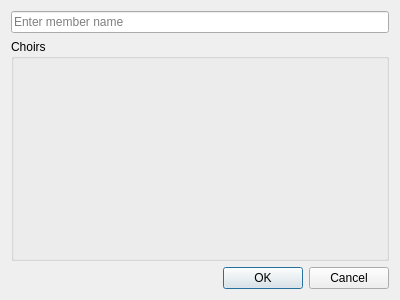
<?xml version="1.0" encoding="UTF-8"?>
<ui version="4.0">
 <class>MemberModify</class>
 <widget class="QDialog" name="MemberModify">
  <property name="geometry">
   <rect>
    <x>0</x>
    <y>0</y>
    <width>400</width>
    <height>300</height>
   </rect>
  </property>
  <property name="windowTitle">
   <string>Dialog</string>
  </property>
  <layout class="QVBoxLayout" name="verticalLayout">
   <item>
    <widget class="QLineEdit" name="memberName">
     <property name="placeholderText">
      <string>Enter member name</string>
     </property>
    </widget>
   </item>
   <item>
    <widget class="QGroupBox" name="choirList">
     <property name="title">
      <string>Choirs</string>
     </property>
    </widget>
   </item>
   <item>
    <widget class="QDialogButtonBox" name="buttonBox">
     <property name="orientation">
      <enum>Qt::Horizontal</enum>
     </property>
     <property name="standardButtons">
      <set>QDialogButtonBox::Cancel|QDialogButtonBox::Ok</set>
     </property>
    </widget>
   </item>
  </layout>
 </widget>
 <resources/>
 <connections>
  <connection>
   <sender>buttonBox</sender>
   <signal>accepted()</signal>
   <receiver>MemberModify</receiver>
   <slot>accept()</slot>
   <hints>
    <hint type="sourcelabel">
     <x>248</x>
     <y>254</y>
    </hint>
    <hint type="destinationlabel">
     <x>157</x>
     <y>274</y>
    </hint>
   </hints>
  </connection>
  <connection>
   <sender>buttonBox</sender>
   <signal>rejected()</signal>
   <receiver>MemberModify</receiver>
   <slot>reject()</slot>
   <hints>
    <hint type="sourcelabel">
     <x>316</x>
     <y>260</y>
    </hint>
    <hint type="destinationlabel">
     <x>286</x>
     <y>274</y>
    </hint>
   </hints>
  </connection>
 </connections>
</ui>
